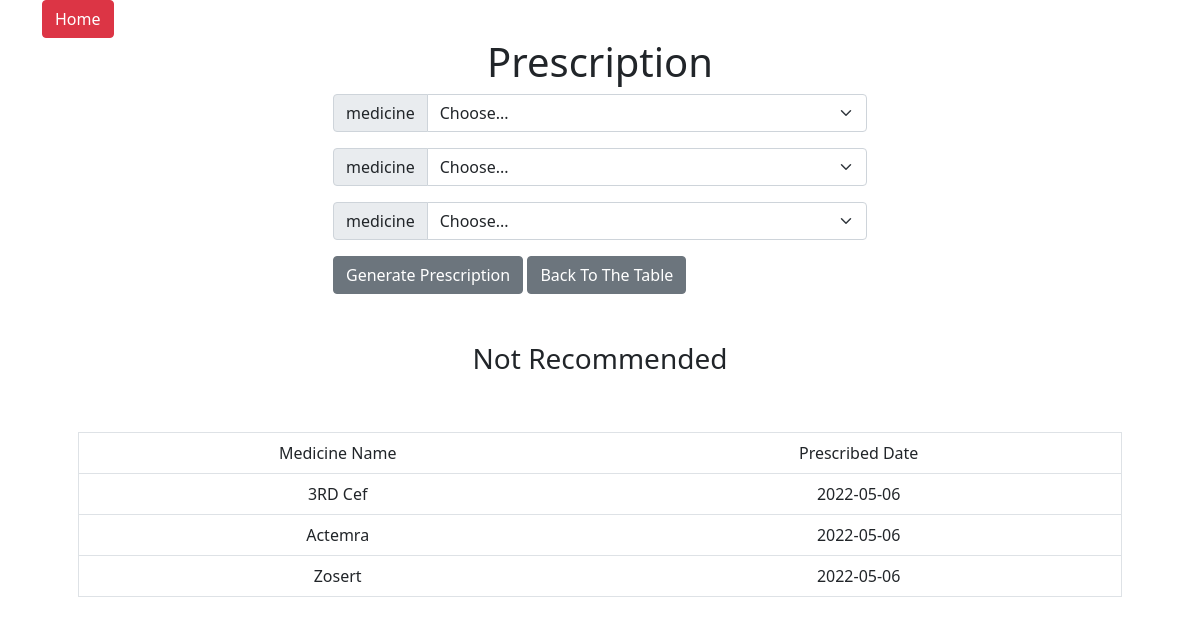
The app's page /doctor/create_pres.php?id=9 with its own data.
### tables this page shows
CREATE TABLE `patient_history` (
  `id` int(11) NOT NULL,
  `patient_id` int(11) NOT NULL,
  `medi_name` varchar(100) NOT NULL,
  `date` varchar(30) NOT NULL
);

### doctor/create_pres.php (the view, shortened to what this page needs)
<!DOCTYPE html>
<html lang="en">
<head>
	<link rel="stylesheet" href="../assets/css/bootstrap.css">
	<link rel="stylesheet" href="../assets/css/style.css">
</head>
<body>
	<div class="container h-10 ">
		<div class="row">
			<div class="col-lg-1">
				<a class="btn btn-danger" href="doc_dash.php" role="button">Home</a>
			</div>
		</div>
		<?php
		$patient_id = $_GET["id"];
		?>
		<div class="container h-10 ">
			<div class="row h-100 justify-content-center align-items-center">
				<div class="col-10 col-md-8 col-lg-6">
					<h1 class="text-center">Prescription</h1>
					<form action="" method="post">
						<div class="input-group mb-3">
							<label class="input-group-text" for="inputGroupSelect01">medicine</label>
							<select class="form-select" name="medicine_1" id="inputGroupSelect01" required>
								<option value="">Choose...</option>
							</select>
						</div>
						<div class="input-group mb-3">
							<label class="input-group-text" for="inputGroupSelect01">medicine</label>
							<select class="form-select" name="medicine_2" id="inputGroupSelect01">
								<option value="">Choose...</option>
							</select>
						</div>
						<?php
						include '../require/dbconnect.php';
						?>
						<div class="input-group mb-3">
							<label class="input-group-text" for="inputGroupSelect01">medicine</label>
							<select class="form-select" name="medicine_3" id="inputGroupSelect01">
								<option value="">Choose...</option>
							</select>
						</div>
						<button type="submit" name="submit" class="btn btn-secondary">Generate Prescription</button>
						<a class="btn btn-secondary" href="patient_table.php" role="button">Back To The Table</a>
					</form>
				</div>
			</div>
		</div>
		<div class="container-fluid mt-5">
			<div class="container">
				<div class="row justify-content-center">
					<center>
						<h3>
							Not Recommended
						</h3>
					</center>
				</div>
				<div class="row justify-content-center">
					<?php
					$prev_date = date("Y-m-d", strtotime("-6 Months"));
					$curr_date = date('Y-m-d');
					$sql_r = "SELECT * FROM `patient_history` WHERE  `patient_id`= '$patient_id' AND `date` BETWEEN '$prev_date' AND '$curr_date'";
					$result_r = mysqli_query($conn, $sql_r);
					echo '<div class="container-fluid mt-5"><div class="container"><div class="row justify-content-center">';
					echo '<table border="1" cellspacing="0" cellpadding="8" class="table text-center">';
					echo '<tr><td>Medicine Name</td><td>Prescribed Date</td></tr>';
					while ($row = mysqli_fetch_assoc($result_r)) {
						echo '<tr>';
						echo  '<td>' . $row['medi_name'] . '</td><td>' . $row['date'] . "</td>";
						echo '</tr>';
					}
					echo '</table>';
					echo '</div></div></div></div>';
					?>
				</div>
			</div>
		</div>
</body>
</html>

### records on screen
patient_history: medi_name "3RD Cef", date "2022-05-06"
patient_history: medi_name "Actemra", date "2022-05-06"
patient_history: medi_name "Zosert", date "2022-05-06"
